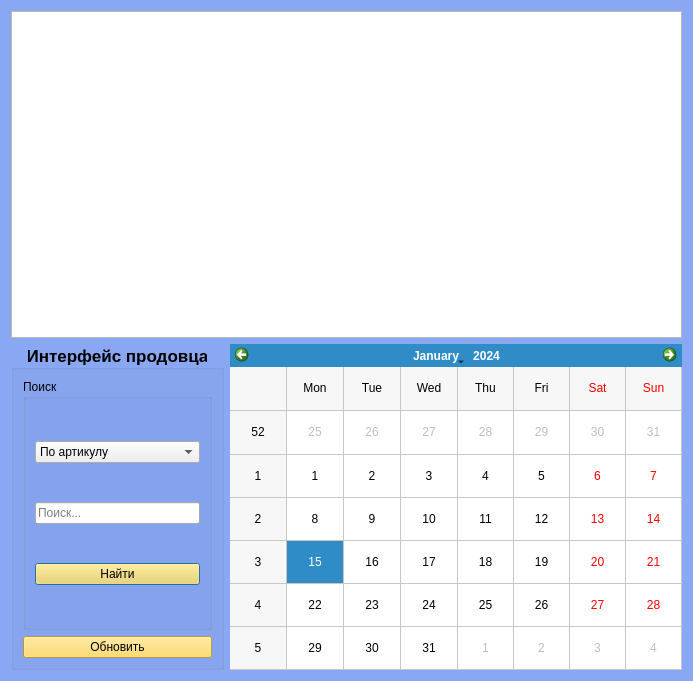
<?xml version="1.0" encoding="UTF-8"?>
<ui version="4.0">
 <class>base</class>
 <widget class="QDialog" name="base">
  <property name="geometry">
   <rect>
    <x>0</x>
    <y>0</y>
    <width>693</width>
    <height>681</height>
   </rect>
  </property>
  <property name="windowTitle">
   <string>База данных</string>
  </property>
  <property name="styleSheet">
   <string notr="true">QDialog { background-color: #89A7F2 ; }
</string>
  </property>
  <layout class="QGridLayout" name="gridLayout">
   <item row="0" column="0" colspan="3">
    <widget class="QTableView" name="tableView"/>
   </item>
   <item row="1" column="2">
    <widget class="QCalendarWidget" name="calendarWidget">
     <property name="gridVisible">
      <bool>true</bool>
     </property>
     <property name="selectionMode">
      <enum>QCalendarWidget::NoSelection</enum>
     </property>
    </widget>
   </item>
   <item row="1" column="0" colspan="2">
    <widget class="QGroupBox" name="groupBox">
     <property name="font">
      <font>
       <pointsize>13</pointsize>
       <weight>75</weight>
       <italic>false</italic>
       <bold>true</bold>
       <underline>false</underline>
      </font>
     </property>
     <property name="title">
      <string>Интерфейс продовца</string>
     </property>
     <property name="alignment">
      <set>Qt::AlignCenter</set>
     </property>
     <layout class="QVBoxLayout" name="verticalLayout">
      <item>
       <widget class="QGroupBox" name="groupBox_2">
        <property name="title">
         <string>Поиск</string>
        </property>
        <layout class="QVBoxLayout" name="verticalLayout_2">
         <item>
          <widget class="QComboBox" name="searchsetting">
           <item>
            <property name="text">
             <string>По артикулу</string>
            </property>
           </item>
           <item>
            <property name="text">
             <string>По имени</string>
            </property>
           </item>
           <item>
            <property name="text">
             <string>По производителю</string>
            </property>
           </item>
           <item>
            <property name="text">
             <string>По цене</string>
            </property>
           </item>
           <item>
            <property name="text">
             <string>По количеству</string>
            </property>
           </item>
          </widget>
         </item>
         <item>
          <widget class="QLineEdit" name="searchLine">
           <property name="placeholderText">
            <string>Поиск...</string>
           </property>
          </widget>
         </item>
         <item>
          <widget class="QPushButton" name="searchButton">
           <property name="cursor">
            <cursorShape>PointingHandCursor</cursorShape>
           </property>
           <property name="styleSheet">
            <string notr="true">QPushButton {
background-color: rgb(255, 215, 71);  }</string>
           </property>
           <property name="text">
            <string>Найти</string>
           </property>
          </widget>
         </item>
        </layout>
       </widget>
      </item>
      <item>
       <widget class="QPushButton" name="updateButton_2">
        <property name="styleSheet">
         <string notr="true">

QPushButton {
background-color: rgb(255, 215, 71);  }</string>
        </property>
        <property name="text">
         <string>Обновить</string>
        </property>
       </widget>
      </item>
     </layout>
    </widget>
   </item>
  </layout>
 </widget>
 <resources/>
 <connections/>
</ui>
